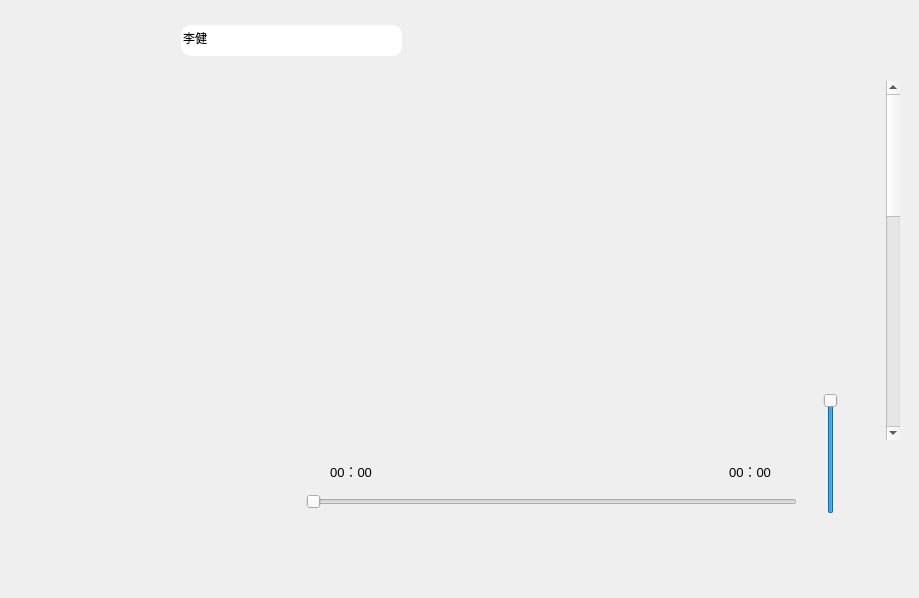
<?xml version="1.0" encoding="UTF-8"?>
<ui version="4.0">
 <class>CloudMusicPlayer</class>
 <widget class="QWidget" name="CloudMusicPlayer">
  <property name="geometry">
   <rect>
    <x>0</x>
    <y>0</y>
    <width>919</width>
    <height>598</height>
   </rect>
  </property>
  <property name="windowTitle">
   <string>CloudMusicPlayer</string>
  </property>
  <property name="windowIcon">
   <iconset resource="img.qrc">
    <normaloff>:/new/prefix1/img/image/systemTrayIcon.png</normaloff>:/new/prefix1/img/image/systemTrayIcon.png</iconset>
  </property>
  <property name="styleSheet">
   <string notr="true">/*	#QMusic
	将改样式仅限定在QMusic
*/
QWidget#CloudMusicPlayer
{
	border-image: url(:/new/prefix1/img/background/default.jpg);
border-radius:10px;
}

listWidget
{
	border:none;
}</string>
  </property>
  <widget class="QListWidget" name="listWidget">
   <property name="geometry">
    <rect>
     <x>1</x>
     <y>78</y>
     <width>291</width>
     <height>501</height>
    </rect>
   </property>
   <property name="styleSheet">
    <string notr="true">QListWidget
{background: transparent;}</string>
   </property>
  </widget>
  <widget class="QSlider" name="volumeSlider">
   <property name="geometry">
    <rect>
     <x>820</x>
     <y>393</y>
     <width>22</width>
     <height>121</height>
    </rect>
   </property>
   <property name="styleSheet">
    <string notr="true"/>
   </property>
   <property name="maximum">
    <number>100</number>
   </property>
   <property name="value">
    <number>100</number>
   </property>
   <property name="orientation">
    <enum>Qt::Vertical</enum>
   </property>
  </widget>
  <widget class="QWidget" name="widget_2" native="true">
   <property name="geometry">
    <rect>
     <x>469</x>
     <y>1</y>
     <width>441</width>
     <height>72</height>
    </rect>
   </property>
   <layout class="QHBoxLayout" name="horizontalLayout_2">
    <item>
     <widget class="QPushButton" name="btn_Listening">
      <property name="minimumSize">
       <size>
        <width>50</width>
        <height>50</height>
       </size>
      </property>
      <property name="maximumSize">
       <size>
        <width>50</width>
        <height>50</height>
       </size>
      </property>
      <property name="styleSheet">
       <string notr="true">QPushButton:hover
{
	border:none;
	background-color: rgb(170, 255, 127);
	
}
QPushButton
{
	border:none;
	
}</string>
      </property>
      <property name="text">
       <string/>
      </property>
      <property name="icon">
       <iconset resource="img.qrc">
        <normaloff>:/new/prefix1/img/image/music-playing.png</normaloff>:/new/prefix1/img/image/music-playing.png</iconset>
      </property>
      <property name="iconSize">
       <size>
        <width>40</width>
        <height>40</height>
       </size>
      </property>
     </widget>
    </item>
    <item>
     <widget class="QPushButton" name="btn_Setting">
      <property name="minimumSize">
       <size>
        <width>50</width>
        <height>50</height>
       </size>
      </property>
      <property name="maximumSize">
       <size>
        <width>50</width>
        <height>50</height>
       </size>
      </property>
      <property name="styleSheet">
       <string notr="true">QPushButton:hover
{
	border:none;
	background-color: rgb(170, 255, 127);
	
}
QPushButton
{
	border:none;
	
}</string>
      </property>
      <property name="text">
       <string/>
      </property>
      <property name="icon">
       <iconset resource="img.qrc">
        <normaloff>:/new/prefix1/img/image/setting.png</normaloff>:/new/prefix1/img/image/setting.png</iconset>
      </property>
      <property name="iconSize">
       <size>
        <width>40</width>
        <height>40</height>
       </size>
      </property>
     </widget>
    </item>
    <item>
     <widget class="QPushButton" name="btn_About2">
      <property name="minimumSize">
       <size>
        <width>50</width>
        <height>50</height>
       </size>
      </property>
      <property name="maximumSize">
       <size>
        <width>50</width>
        <height>50</height>
       </size>
      </property>
      <property name="styleSheet">
       <string notr="true">QPushButton:hover
{
	border:none;
	background-color: rgb(170, 255, 127);
	
}
QPushButton
{
	border:none;
	
}</string>
      </property>
      <property name="text">
       <string/>
      </property>
      <property name="icon">
       <iconset resource="img.qrc">
        <normaloff>:/new/prefix1/img/image/about.png</normaloff>:/new/prefix1/img/image/about.png</iconset>
      </property>
      <property name="iconSize">
       <size>
        <width>40</width>
        <height>40</height>
       </size>
      </property>
     </widget>
    </item>
    <item>
     <widget class="QPushButton" name="btn_User">
      <property name="minimumSize">
       <size>
        <width>50</width>
        <height>50</height>
       </size>
      </property>
      <property name="maximumSize">
       <size>
        <width>50</width>
        <height>50</height>
       </size>
      </property>
      <property name="styleSheet">
       <string notr="true">QPushButton:hover
{
	border:none;
	background-color: rgb(170, 255, 127);
	
}
QPushButton
{
	border:none;
	
}</string>
      </property>
      <property name="text">
       <string/>
      </property>
      <property name="icon">
       <iconset resource="img.qrc">
        <normaloff>:/new/prefix1/img/image/singer.png</normaloff>:/new/prefix1/img/image/singer.png</iconset>
      </property>
      <property name="iconSize">
       <size>
        <width>40</width>
        <height>40</height>
       </size>
      </property>
     </widget>
    </item>
    <item>
     <widget class="QPushButton" name="btn_Skin">
      <property name="minimumSize">
       <size>
        <width>50</width>
        <height>50</height>
       </size>
      </property>
      <property name="maximumSize">
       <size>
        <width>50</width>
        <height>50</height>
       </size>
      </property>
      <property name="styleSheet">
       <string notr="true">QPushButton:hover
{
	border:none;
	background-color: rgb(170, 255, 127);
	
}
QPushButton
{
	border:none;
	
}</string>
      </property>
      <property name="text">
       <string/>
      </property>
      <property name="icon">
       <iconset resource="img.qrc">
        <normaloff>:/new/prefix1/img/image/skin.png</normaloff>:/new/prefix1/img/image/skin.png</iconset>
      </property>
      <property name="iconSize">
       <size>
        <width>40</width>
        <height>40</height>
       </size>
      </property>
     </widget>
    </item>
    <item>
     <widget class="QPushButton" name="btn_Minmum">
      <property name="minimumSize">
       <size>
        <width>50</width>
        <height>50</height>
       </size>
      </property>
      <property name="maximumSize">
       <size>
        <width>50</width>
        <height>50</height>
       </size>
      </property>
      <property name="styleSheet">
       <string notr="true">QPushButton:hover
{
	border:none;
	background-color: rgb(170, 255, 127);
	
}
QPushButton
{
	border:none;
	
}</string>
      </property>
      <property name="text">
       <string/>
      </property>
      <property name="icon">
       <iconset resource="img.qrc">
        <normaloff>:/new/prefix1/img/image/min.png</normaloff>:/new/prefix1/img/image/min.png</iconset>
      </property>
      <property name="iconSize">
       <size>
        <width>40</width>
        <height>40</height>
       </size>
      </property>
     </widget>
    </item>
    <item>
     <widget class="QPushButton" name="btn_Quit">
      <property name="minimumSize">
       <size>
        <width>50</width>
        <height>50</height>
       </size>
      </property>
      <property name="maximumSize">
       <size>
        <width>50</width>
        <height>50</height>
       </size>
      </property>
      <property name="styleSheet">
       <string notr="true">QPushButton:hover
{
	border:none;
	background-color: rgb(170, 255, 127);
	
}
QPushButton
{
	border:none;
	
}</string>
      </property>
      <property name="text">
       <string/>
      </property>
      <property name="icon">
       <iconset resource="img.qrc">
        <normaloff>:/new/prefix1/img/image/quit.png</normaloff>:/new/prefix1/img/image/quit.png</iconset>
      </property>
      <property name="iconSize">
       <size>
        <width>40</width>
        <height>40</height>
       </size>
      </property>
     </widget>
    </item>
   </layout>
  </widget>
  <widget class="QPushButton" name="btn_About">
   <property name="geometry">
    <rect>
     <x>1</x>
     <y>12</y>
     <width>50</width>
     <height>50</height>
    </rect>
   </property>
   <property name="minimumSize">
    <size>
     <width>50</width>
     <height>50</height>
    </size>
   </property>
   <property name="maximumSize">
    <size>
     <width>50</width>
     <height>50</height>
    </size>
   </property>
   <property name="styleSheet">
    <string notr="true">QPushButton:hover
{
	border:none;
	background-color: rgb(170, 255, 127);
	
}
QPushButton
{
	border:none;
	
}</string>
   </property>
   <property name="text">
    <string/>
   </property>
   <property name="icon">
    <iconset resource="img.qrc">
     <normaloff>:/new/prefix1/img/image/MusicListItem.png</normaloff>:/new/prefix1/img/image/MusicListItem.png</iconset>
   </property>
   <property name="iconSize">
    <size>
     <width>50</width>
     <height>60</height>
    </size>
   </property>
  </widget>
  <widget class="QSlider" name="playProgressSlider">
   <property name="geometry">
    <rect>
     <x>306</x>
     <y>491</y>
     <width>491</width>
     <height>22</height>
    </rect>
   </property>
   <property name="orientation">
    <enum>Qt::Horizontal</enum>
   </property>
  </widget>
  <widget class="QWidget" name="layoutWidget">
   <property name="geometry">
    <rect>
     <x>300</x>
     <y>450</y>
     <width>501</width>
     <height>41</height>
    </rect>
   </property>
   <layout class="QHBoxLayout" name="horizontalLayout_3">
    <property name="sizeConstraint">
     <enum>QLayout::SetDefaultConstraint</enum>
    </property>
    <item>
     <widget class="QLabel" name="cur_lbl">
      <property name="minimumSize">
       <size>
        <width>80</width>
        <height>0</height>
       </size>
      </property>
      <property name="font">
       <font>
        <pointsize>10</pointsize>
       </font>
      </property>
      <property name="text">
       <string>00：00</string>
      </property>
      <property name="alignment">
       <set>Qt::AlignCenter</set>
      </property>
     </widget>
    </item>
    <item>
     <spacer name="horizontalSpacer">
      <property name="orientation">
       <enum>Qt::Horizontal</enum>
      </property>
      <property name="sizeHint" stdset="0">
       <size>
        <width>40</width>
        <height>20</height>
       </size>
      </property>
     </spacer>
    </item>
    <item>
     <widget class="QLabel" name="total_lbl">
      <property name="minimumSize">
       <size>
        <width>80</width>
        <height>0</height>
       </size>
      </property>
      <property name="font">
       <font>
        <pointsize>10</pointsize>
       </font>
      </property>
      <property name="text">
       <string>00：00</string>
      </property>
      <property name="alignment">
       <set>Qt::AlignCenter</set>
      </property>
     </widget>
    </item>
   </layout>
  </widget>
  <widget class="QWidget" name="widget" native="true">
   <property name="geometry">
    <rect>
     <x>300</x>
     <y>520</y>
     <width>621</width>
     <height>72</height>
    </rect>
   </property>
   <layout class="QHBoxLayout" name="horizontalLayout">
    <item>
     <widget class="QPushButton" name="btn_openfile">
      <property name="minimumSize">
       <size>
        <width>50</width>
        <height>50</height>
       </size>
      </property>
      <property name="maximumSize">
       <size>
        <width>50</width>
        <height>50</height>
       </size>
      </property>
      <property name="styleSheet">
       <string notr="true">QPushButton:hover
{
	border:none;
	background-color: rgb(170, 255, 127);
	
}
QPushButton
{
	border:none;
}</string>
      </property>
      <property name="text">
       <string/>
      </property>
      <property name="icon">
       <iconset resource="img.qrc">
        <normaloff>:/new/prefix1/img/image/addFromLocal.png</normaloff>:/new/prefix1/img/image/addFromLocal.png</iconset>
      </property>
      <property name="iconSize">
       <size>
        <width>40</width>
        <height>40</height>
       </size>
      </property>
     </widget>
    </item>
    <item>
     <widget class="QPushButton" name="btn_pre">
      <property name="minimumSize">
       <size>
        <width>50</width>
        <height>50</height>
       </size>
      </property>
      <property name="maximumSize">
       <size>
        <width>50</width>
        <height>50</height>
       </size>
      </property>
      <property name="styleSheet">
       <string notr="true">QPushButton:hover
{
	border:none;
	background-color: rgb(170, 255, 127);
	
}
QPushButton
{
	border:none;
	
}</string>
      </property>
      <property name="text">
       <string/>
      </property>
      <property name="icon">
       <iconset resource="img.qrc">
        <normaloff>:/new/prefix1/img/image/pre.png</normaloff>:/new/prefix1/img/image/pre.png</iconset>
      </property>
      <property name="iconSize">
       <size>
        <width>40</width>
        <height>40</height>
       </size>
      </property>
     </widget>
    </item>
    <item>
     <widget class="QPushButton" name="btn_play">
      <property name="minimumSize">
       <size>
        <width>50</width>
        <height>50</height>
       </size>
      </property>
      <property name="maximumSize">
       <size>
        <width>50</width>
        <height>50</height>
       </size>
      </property>
      <property name="styleSheet">
       <string notr="true">QPushButton:hover
{
	border:none;
	background-color: rgb(170, 255, 127);
	
}
QPushButton
{
	border:none;
}</string>
      </property>
      <property name="text">
       <string/>
      </property>
      <property name="icon">
       <iconset resource="img.qrc">
        <normaloff>:/new/prefix1/img/image/pase.png</normaloff>:/new/prefix1/img/image/pase.png</iconset>
      </property>
      <property name="iconSize">
       <size>
        <width>40</width>
        <height>40</height>
       </size>
      </property>
     </widget>
    </item>
    <item>
     <widget class="QPushButton" name="btn_next">
      <property name="minimumSize">
       <size>
        <width>50</width>
        <height>50</height>
       </size>
      </property>
      <property name="maximumSize">
       <size>
        <width>50</width>
        <height>50</height>
       </size>
      </property>
      <property name="styleSheet">
       <string notr="true">QPushButton:hover
{
	border:none;
	background-color: rgb(170, 255, 127);
	
}
QPushButton
{
	border:none;
}</string>
      </property>
      <property name="text">
       <string/>
      </property>
      <property name="icon">
       <iconset resource="img.qrc">
        <normaloff>:/new/prefix1/img/image/next.png</normaloff>:/new/prefix1/img/image/next.png</iconset>
      </property>
      <property name="iconSize">
       <size>
        <width>40</width>
        <height>40</height>
       </size>
      </property>
     </widget>
    </item>
    <item>
     <widget class="QPushButton" name="btn_volume">
      <property name="minimumSize">
       <size>
        <width>50</width>
        <height>50</height>
       </size>
      </property>
      <property name="maximumSize">
       <size>
        <width>50</width>
        <height>50</height>
       </size>
      </property>
      <property name="styleSheet">
       <string notr="true">QPushButton:hover
{
	border:none;
	background-color: rgb(170, 255, 127);
	
}
QPushButton
{
	border:none;
}</string>
      </property>
      <property name="text">
       <string/>
      </property>
      <property name="icon">
       <iconset resource="img.qrc">
        <normaloff>:/new/prefix1/img/image/music-voice.png</normaloff>:/new/prefix1/img/image/music-voice.png</iconset>
      </property>
      <property name="iconSize">
       <size>
        <width>40</width>
        <height>40</height>
       </size>
      </property>
     </widget>
    </item>
   </layout>
  </widget>
  <widget class="QTableWidget" name="tableWidget">
   <property name="geometry">
    <rect>
     <x>300</x>
     <y>80</y>
     <width>601</width>
     <height>361</height>
    </rect>
   </property>
   <property name="focusPolicy">
    <enum>Qt::NoFocus</enum>
   </property>
   <property name="styleSheet">
    <string notr="true">QTableWidget
{background: transparent;}
</string>
   </property>
   <property name="editTriggers">
    <set>QAbstractItemView::NoEditTriggers</set>
   </property>
   <property name="selectionBehavior">
    <enum>QAbstractItemView::SelectRows</enum>
   </property>
   <property name="showGrid">
    <bool>false</bool>
   </property>
   <property name="gridStyle">
    <enum>Qt::NoPen</enum>
   </property>
   <property name="wordWrap">
    <bool>true</bool>
   </property>
   <property name="cornerButtonEnabled">
    <bool>true</bool>
   </property>
   <property name="rowCount">
    <number>30</number>
   </property>
   <property name="columnCount">
    <number>4</number>
   </property>
   <attribute name="horizontalHeaderVisible">
    <bool>false</bool>
   </attribute>
   <attribute name="verticalHeaderVisible">
    <bool>false</bool>
   </attribute>
   <row/>
   <row/>
   <row/>
   <row/>
   <row/>
   <row/>
   <row/>
   <row/>
   <row/>
   <row/>
   <row/>
   <row/>
   <row/>
   <row/>
   <row/>
   <row/>
   <row/>
   <row/>
   <row/>
   <row/>
   <row/>
   <row/>
   <row/>
   <row/>
   <row/>
   <row/>
   <row/>
   <row/>
   <row/>
   <row/>
   <column/>
   <column/>
   <column/>
   <column/>
  </widget>
  <widget class="QLineEdit" name="ledit_songName">
   <property name="geometry">
    <rect>
     <x>181</x>
     <y>25</y>
     <width>221</width>
     <height>31</height>
    </rect>
   </property>
   <property name="minimumSize">
    <size>
     <width>0</width>
     <height>0</height>
    </size>
   </property>
   <property name="styleSheet">
    <string notr="true">border:none;
border-radius:10px;</string>
   </property>
   <property name="locale">
    <locale language="Chinese" country="China"/>
   </property>
   <property name="text">
    <string>李健</string>
   </property>
   <property name="echoMode">
    <enum>QLineEdit::Normal</enum>
   </property>
  </widget>
  <widget class="QPushButton" name="btn_search">
   <property name="geometry">
    <rect>
     <x>370</x>
     <y>25</y>
     <width>31</width>
     <height>31</height>
    </rect>
   </property>
   <property name="styleSheet">
    <string notr="true">QPushButton
{
	background:transparent;
	border:none;
}
</string>
   </property>
   <property name="text">
    <string/>
   </property>
   <property name="icon">
    <iconset resource="img.qrc">
     <normaloff>:/new/prefix1/img/image/sliderHandle.png</normaloff>:/new/prefix1/img/image/sliderHandle.png</iconset>
   </property>
   <property name="iconSize">
    <size>
     <width>40</width>
     <height>40</height>
    </size>
   </property>
  </widget>
  <zorder>listWidget</zorder>
  <zorder>widget_2</zorder>
  <zorder>btn_About</zorder>
  <zorder>playProgressSlider</zorder>
  <zorder>layoutWidget</zorder>
  <zorder>widget</zorder>
  <zorder>tableWidget</zorder>
  <zorder>volumeSlider</zorder>
  <zorder>ledit_songName</zorder>
  <zorder>btn_search</zorder>
 </widget>
 <layoutdefault spacing="6" margin="11"/>
 <resources>
  <include location="img.qrc"/>
 </resources>
 <connections/>
</ui>
